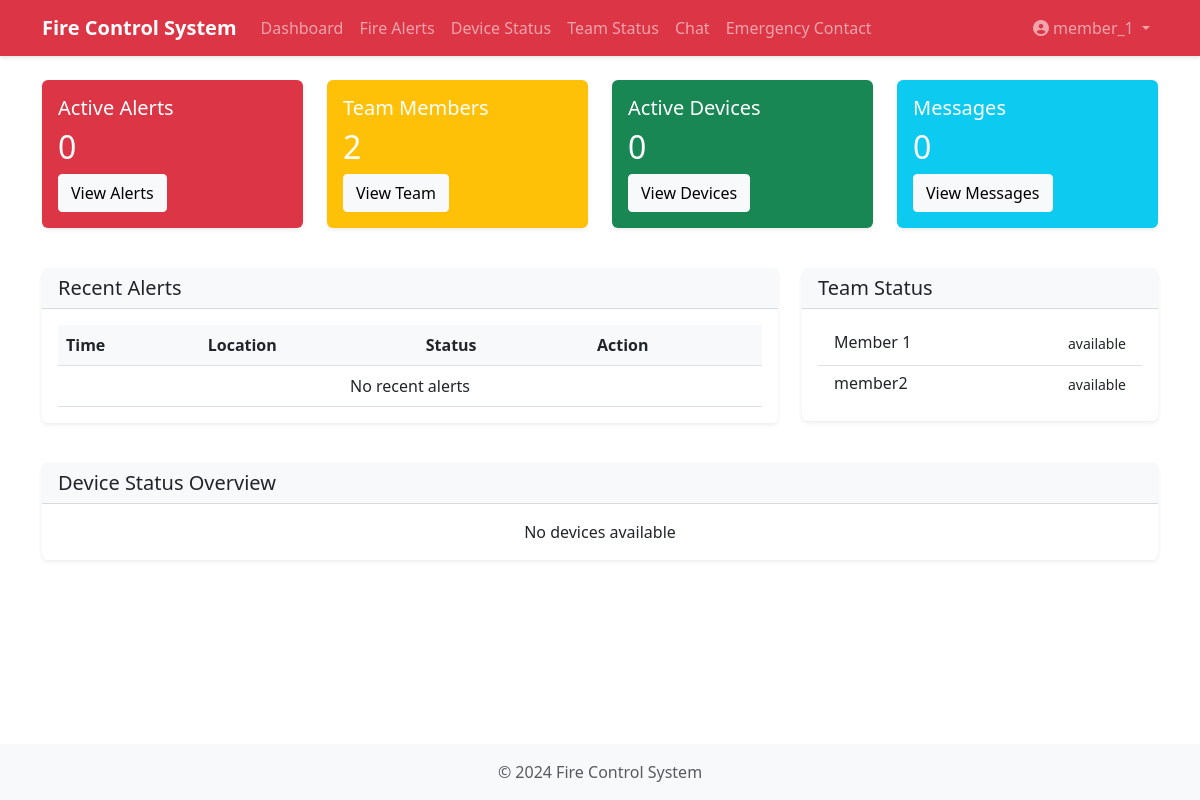
/ (signed in), run on an earlier commit of the app's database.
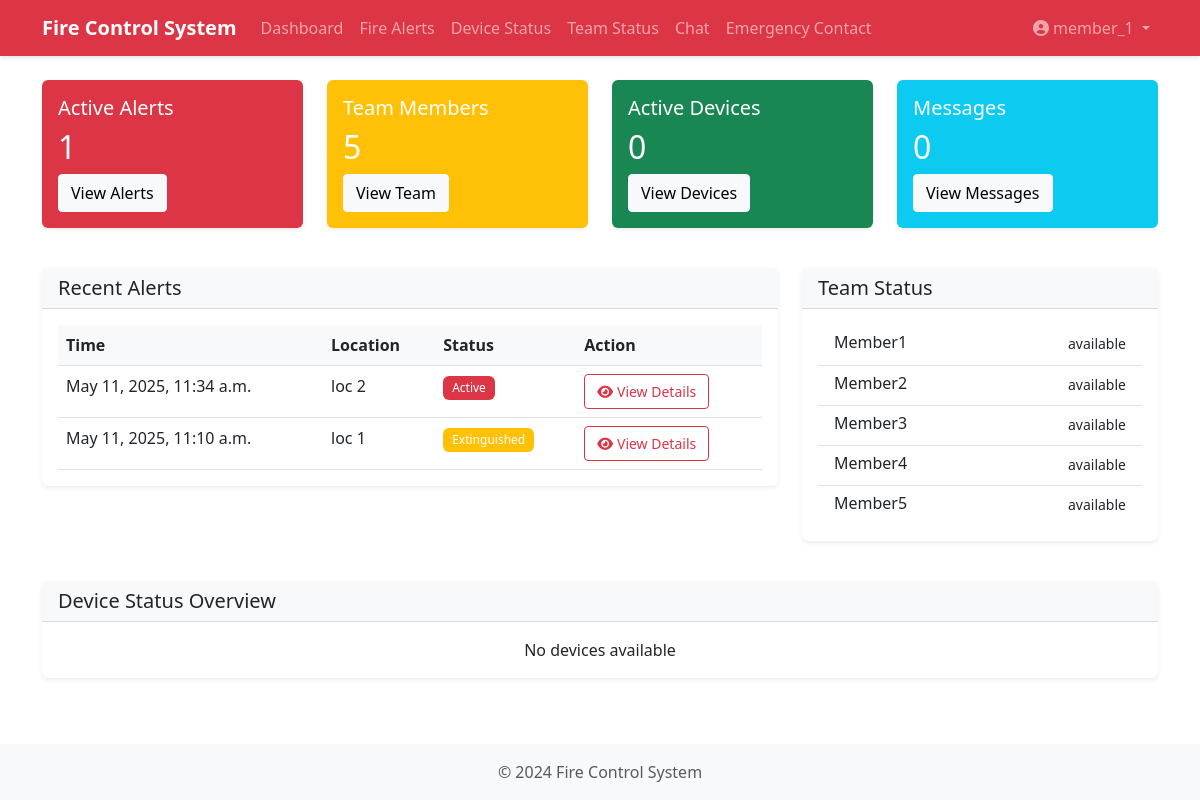
And on a later commit of the database.
### fire_control/models.py (models this page shows, shortened)
class User(AbstractUser):
    is_admin = models.BooleanField(default=False)
    is_fire_team = models.BooleanField(default=False)
    location = models.CharField(max_length=200, blank=True)
    status = models.CharField(max_length=50, default='available')

class TeamMember(models.Model):
    STATUS_CHOICES = [
        ('available', 'Available'),
        ('on_duty', 'On Duty'),
        ('responding', 'Responding'),
        ('off_duty', 'Off Duty'),
    ]
    ROLE_CHOICES = [
        ('firefighter', 'Firefighter'),
        ('firewatch', 'FireWatch'),
        ('team_leader', 'Team Leader'),
        ('equipment_manager', 'Equipment Manager'),
        ('safety_officer', 'Safety Officer'),
        ('paramedic', 'Paramedic'),
        ('driver', 'Driver'),
    ]
    user = models.OneToOneField(User, on_delete=models.CASCADE)
    name = models.CharField(max_length=200, blank=True, null=True)
    role = models.CharField(max_length=50, choices=ROLE_CHOICES, blank=True, null=True)
    contact_number = models.CharField(max_length=20, blank=True, null=True)
    status = models.CharField(max_length=50, choices=STATUS_CHOICES, default='available')
    equipment = models.TextField(blank=True)
    last_location_update = models.DateTimeField(auto_now=True)
    updated_at = models.DateTimeField(auto_now=True)

class FireAlert(models.Model):
    STATUS_CHOICES = [
        ('active', 'Active'),
        ('contained', 'Contained'),
        ('extinguished', 'Extinguished'),
        ('false_alarm', 'False Alarm'),
    ]
    SEVERITY_CHOICES = [
        ('low', 'Low'),
        ('medium', 'Medium'),
        ('high', 'High'),
        ('critical', 'Critical'),
    ]
    title = models.CharField(max_length=200)
    description = models.TextField()
    location = models.CharField(max_length=200)
    timestamp = models.DateTimeField(auto_now_add=True)
    status = models.CharField(max_length=50, choices=STATUS_CHOICES, default='active')
    severity = models.CharField(max_length=50, choices=SEVERITY_CHOICES, default='medium')
    notes = models.TextField(blank=True)
    created_by = models.ForeignKey(User, on_delete=models.CASCADE)

### fire_control/views.py (the view)
# urls.py: path('', views.dashboard, name='dashboard'),
@login_required
def dashboard(request):
    context = {
        'active_alerts_count': FireAlert.objects.filter(status='active').count(),
        'team_members_count': TeamMember.objects.count(),
        'active_devices_count': DeviceStatus.objects.filter(status='active').count(),
        'unread_messages_count': ChatMessage.objects.filter(
            receiver=request.user, is_read=False
        ).count(),
        'recent_alerts': FireAlert.objects.order_by('-timestamp')[:5],
        'team_status': TeamMember.objects.all(),
        'device_status': DeviceStatus.objects.all(),
    }
    return render(request, 'fire_control/dashboard.html', context)

### fire_control/templates/fire_control/dashboard.html (shortened to what this page needs)
{% extends "fire_control/base.html" %}
{% block content %}
<div class="row">
    <div class="col-md-3 mb-4">
        <div class="card bg-danger text-white">
            <div class="card-body">
                <h5 class="card-title">Active Alerts</h5>
                <h2 class="card-text">{{ active_alerts_count }}</h2>
                <a href="{% url 'fire_control:fire_alerts' %}" class="btn btn-light">View Alerts</a>
            </div>
        </div>
    </div>
    <div class="col-md-3 mb-4">
        <div class="card bg-warning text-white">
            <div class="card-body">
                <h5 class="card-title">Team Members</h5>
                <h2 class="card-text">{{ team_members_count }}</h2>
                <a href="{% url 'fire_control:team_status' %}" class="btn btn-light">View Team</a>
            </div>
        </div>
    </div>
    <div class="col-md-3 mb-4">
        <div class="card bg-success text-white">
            <div class="card-body">
                <h5 class="card-title">Active Devices</h5>
                <h2 class="card-text">{{ active_devices_count }}</h2>
                <a href="{% url 'fire_control:device_status' %}" class="btn btn-light">View Devices</a>
            </div>
        </div>
    </div>
    <div class="col-md-3 mb-4">
        <div class="card bg-info text-white">
            <div class="card-body">
                <h5 class="card-title">Messages</h5>
                <h2 class="card-text">{{ unread_messages_count }}</h2>
                <a href="{% url 'fire_control:chat' %}" class="btn btn-light">View Messages</a>
            </div>
        </div>
    </div>
</div>
<div class="row mb-4">
    <div class="col-md-8">
        <div class="card">
            <div class="card-header">
                <h5 class="card-title mb-0">Recent Alerts</h5>
            </div>
            <div class="card-body">
                <div class="table-responsive">
                    <table class="table">
                        <thead>
                            <tr>
                                <th>Time</th>
                                <th>Location</th>
                                <th>Status</th>
                                <th>Action</th>
                            </tr>
                        </thead>
                        <tbody>
                            {% for alert in recent_alerts %}
                            <tr>
                                <td>{{ alert.timestamp }}</td>
                                <td>{{ alert.location }}</td>
                                <td>
                                    <span class="badge {% if alert.status == 'active' %}bg-danger{% elif alert.status == 'resolved' %}bg-success{% else %}bg-warning{% endif %}">{{ alert.status|title }}</span>
                                </td>
                                <td>
                                    <a href="{% url 'fire_control:fire_alert_detail' alert.pk %}" class="btn btn-sm btn-outline-danger">
                                        <i class="fa-solid fa-eye me-1"></i>View Details
                                    </a>
                                </td>
                            </tr>
                            {% empty %}
                            <tr>
                                <td colspan="4" class="text-center">No recent alerts</td>
                            </tr>
                            {% endfor %}
                        </tbody>
                    </table>
                </div>
            </div>
        </div>
    </div>
    <div class="col-md-4">
        <div class="card">
            <div class="card-header">
                <h5 class="card-title mb-0">Team Status</h5>
            </div>
            <div class="card-body">
                <div class="list-group">
                    {% for member in team_status %}
                    <div class="list-group-item">
                        <div class="d-flex w-100 justify-content-between">
                            <h6 class="mb-1">{{ member.name }}</h6>
                            <small>{{ member.status }}</small>
                        </div>
                    </div>
                    {% empty %}
                    <div class="list-group-item">No team members available</div>
                    {% endfor %}
                </div>
            </div>
        </div>
    </div>
</div>
<div class="row">
    <div class="col-12">
        <div class="card">
            <div class="card-header">
                <h5 class="card-title mb-0">Device Status Overview</h5>
            </div>
            <div class="card-body">
                <div class="row">
                    {% for device in device_status %}
                    <div class="col-md-3 mb-3">
                        <div class="card h-100">
                            <div class="card-body">
                                <h6 class="card-title">{{ device.name }}</h6>
                                <p class="card-text">
                                    Status: <span class="badge bg-{{ device.status_color }}">{{ device.status }}</span>
                                </p>
                                <small class="text-muted">Last checked: {{ device.last_checked }}</small>
                            </div>
                        </div>
                    </div>
                    {% empty %}
                    <div class="col-12 text-center">No devices available</div>
                    {% endfor %}
                </div>
            </div>
        </div>
    </div>
</div>
{% endblock %}

### fire_control/templates/fire_control/base.html (shortened to what this page needs)
{% load static %}
<!DOCTYPE html>
<html lang="en">
<head>
    <link href="https://cdn.jsdelivr.net/npm/bootstrap@5.3.0/dist/css/bootstrap.min.css" rel="stylesheet">
    <link href="https://cdnjs.cloudflare.com/ajax/libs/font-awesome/6.5.1/css/all.min.css" rel="stylesheet">
    <link href="https://cdn.jsdelivr.net/npm/sweetalert2@11/dist/sweetalert2.min.css" rel="stylesheet">
    <link href="{% static 'fire_control/css/style.css' %}" rel="stylesheet">
</head>
<body>
    <nav class="navbar navbar-expand-lg navbar-dark bg-danger">
        <div class="container">
            <a class="navbar-brand" href="{% url 'fire_control:dashboard' %}">Fire Control System</a>
            <div class="collapse navbar-collapse" id="navbarNav">
                <ul class="navbar-nav me-auto">
                    {% if user.is_authenticated %}
                        <li class="nav-item">
                            <a class="nav-link" href="{% url 'fire_control:dashboard' %}">Dashboard</a>
                        </li>
                        <li class="nav-item">
                            <a class="nav-link" href="{% url 'fire_control:fire_alerts' %}">Fire Alerts</a>
                        </li>
                        {% if user.is_admin or user.is_fire_team %}
                            <li class="nav-item">
                                <a class="nav-link" href="{% url 'fire_control:device_status' %}">Device Status</a>
                            </li>
                        {% endif %}
                        <li class="nav-item">
                            <a class="nav-link" href="{% url 'fire_control:team_status' %}">Team Status</a>
                        </li>
                        <li class="nav-item">
                            <a class="nav-link" href="{% url 'fire_control:chat' %}">Chat</a>
                        </li>
                        {% if user.is_admin or user.is_fire_team %}
                            <li class="nav-item">
                                <a class="nav-link" href="{% url 'fire_control:emergency_contact' %}">Emergency Contact</a>
                            </li>
                        {% endif %}
                    {% endif %}
                </ul>
                <ul class="navbar-nav">
                    {% if user.is_authenticated %}
                        <li class="nav-item dropdown">
                            <a class="nav-link dropdown-toggle" href="#" id="userDropdown" role="button" data-bs-toggle="dropdown" aria-expanded="false">
                                <i class="fa-solid fa-user-circle me-1"></i>{{ user.username }}
                            </a>
                        </li>
                    {% else %}
                        <li class="nav-item">
                            <a class="nav-link" href="{% url 'login' %}">Login</a>
                        </li>
                    {% endif %}
                </ul>
            </div>
        </div>
    </nav>
    <div class="container mt-4">
        {% block content %}
        {% endblock %}
    </div>
    <footer class="footer mt-auto py-3 bg-light">
        <div class="container text-center">
            <span class="text-muted">© 2024 Fire Control System</span>
        </div>
    </footer>
</body>
</html>

### fire_control/static/fire_control/css/style.css (style rules this page uses)
body { min-height: 100vh; display: flex; flex-direction: column; }
.footer { margin-top: auto; }
.card { box-shadow: 0 0.125rem 0.25rem rgba(0, 0, 0, 0.075); border: none; margin-bottom: 1rem; }
.card-header { background-color: #f8f9fa; border-bottom: 1px solid rgba(0, 0, 0, 0.125); }
.table { margin-bottom: 0; }
.table th { border-top: none; background-color: #f8f9fa; }
.badge { padding: 0.5em 0.75em; font-weight: 500; }
.btn { border-radius: 0.25rem; padding: 0.375rem 0.75rem; }
.navbar { box-shadow: 0 2px 4px rgba(0, 0, 0, 0.1); }
.navbar-brand { font-weight: 600; }
.card.bg-danger, .card.bg-warning, .card.bg-success, .card.bg-info { transition: transform 0.2s ease-in-out; }
.list-group-item { border-left: none; border-right: none; }
.list-group-item:first-child { border-top: none; }
.list-group-item:last-child { border-bottom: none; }

What changed in the data, as far as the page shows it:
added FireAlert: timestamp "May 11, 2025, 11:34 a.m.", location "loc 2", status "Active"
added FireAlert: timestamp "May 11, 2025, 11:10 a.m.", location "loc 1", status "Extinguished"
changed TeamMember: name "Member 1" → "Member1"
changed TeamMember: name "member2" → "Member2"
added TeamMember: name "Member3", status "available"
added TeamMember: name "Member4", status "available"
added TeamMember: name "Member5", status "available"
Also different on the page:
{{ active_alerts_count }}: "0" → "1"
{{ team_members_count }}: "2" → "5"
text no longer shown: "No recent alerts"
